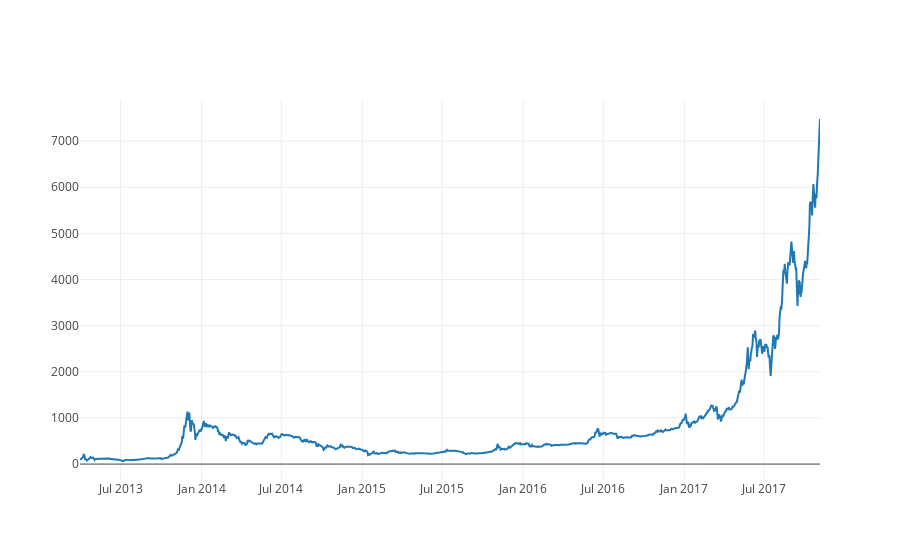

The code cell stored with this chart in its notebook:
### Code cell
btc_trace = go.Scatter(x=df.index, y=df['new_weighted_price'])
py.iplot([btc_trace])

### Figure 1 — Plotly figure (JSON) as saved in the notebook; plotly's stock layout.template omitted (floating-point values rounded to 4 significant figures; data arrays with more than 128 entries replaced by an {"elided": "..."} marker saying what was removed)
{"data": [{"type": "scatter", "x": {"elided": "1681 str values"}, "y": {"elided": "1681 float values"}}], "layout": {}}
